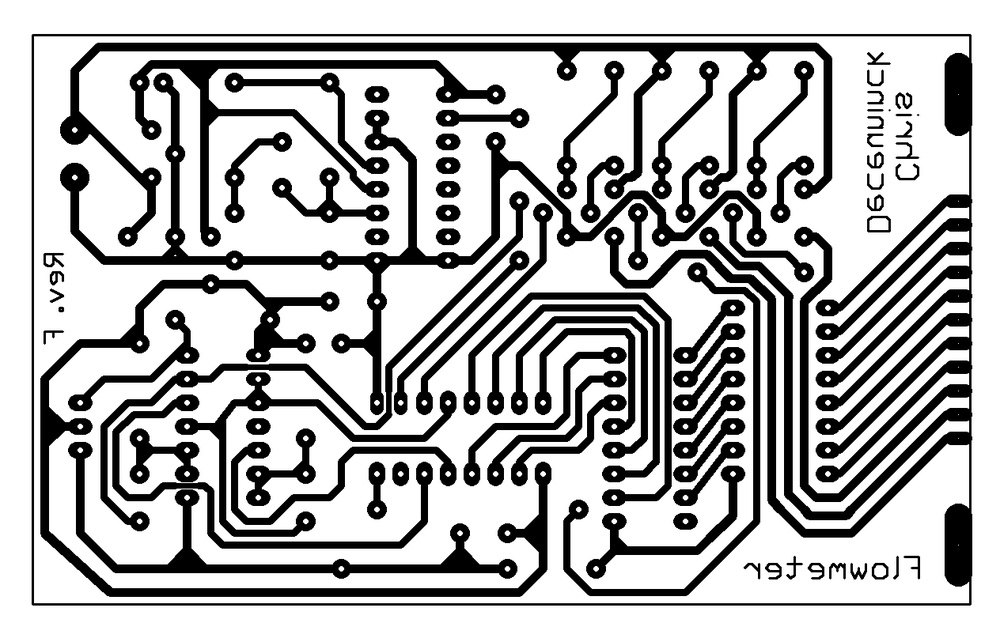
#> input picture Images/PCB/pcb1.jpg, 1000 x 638 px, shrunk from 1264 x 807 before the run; the run also reads 1 picture not shown here
$ python LoadImage.py
#> lines starting #> are read from the running program, lines starting #| are printed output that depends on the picture
# load image from dataset
import cv2
import numpy as np
from matplotlib import pyplot as plt

img1 = cv2.imread('Images/PCB/pcb1.jpg', cv2.IMREAD_COLOR)
#> img1 is the input picture: shape (638, 1000, 3); min 0, max 255, mean 182.3
img2 = cv2.imread('Images/PCB/pcb1_shortckt.jpg', cv2.IMREAD_COLOR)

# convert both images to grayscale
grayA = cv2.cvtColor(img1, cv2.COLOR_BGR2GRAY)
grayB = cv2.cvtColor(img2, cv2.COLOR_BGR2GRAY)

bit_and = cv2.bitwise_and(grayB, grayA)
bit_or = cv2.bitwise_or(grayB, grayA)
bit_xor = cv2.bitwise_xor(grayA, grayB)
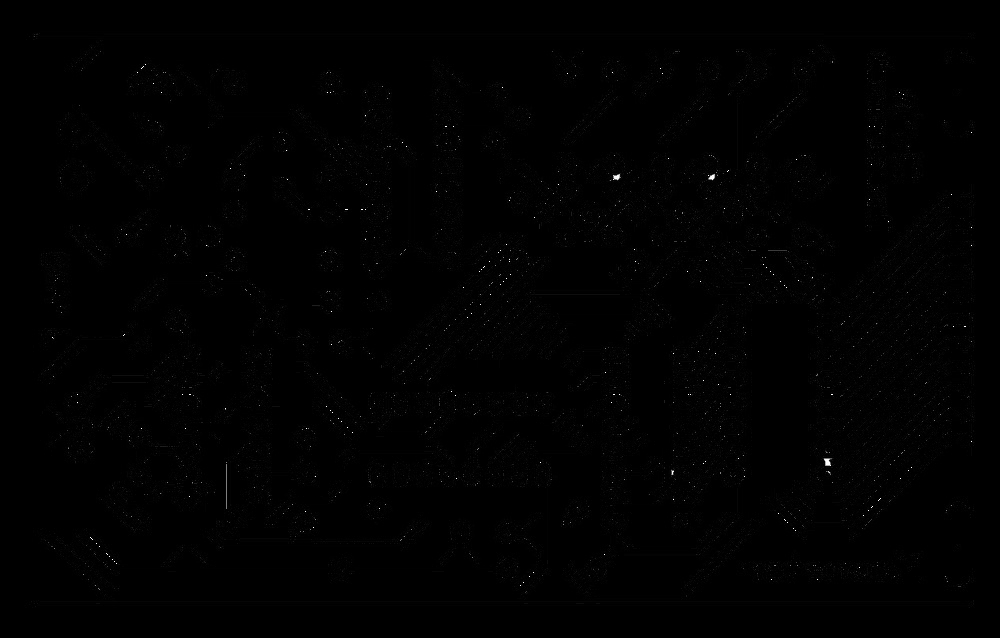
#> bit_xor: shape (638, 1000); min 0, max 255, mean 1.1
bit_not = cv2.bitwise_not(grayA)
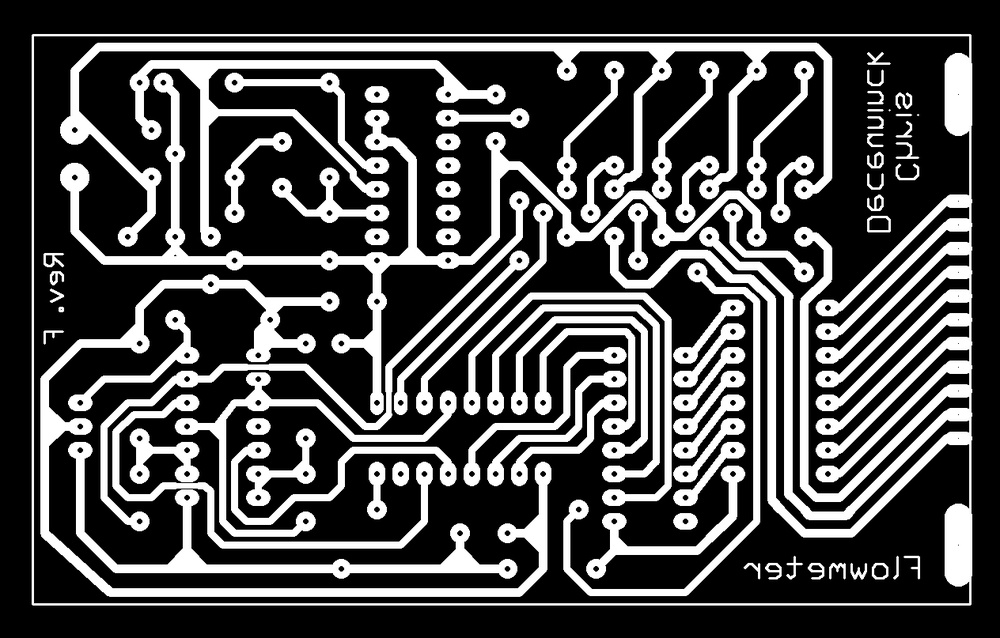
#> bit_not: shape (638, 1000); min 0, max 255, mean 72.7
bit_not2 = cv2.bitwise_not(grayB)

cv2.imshow("grayA", grayA)
cv2.imshow("grayB", grayB)
cv2.imshow("bit_and", bit_and)
cv2.imshow("bit_or", bit_or)
cv2.imshow("bit_xor", bit_xor)
cv2.imshow("bit_not", bit_not)
cv2.imshow("bit_not2", bit_not2)

cv2.waitKey(0)
cv2.destroyAllWindows()
